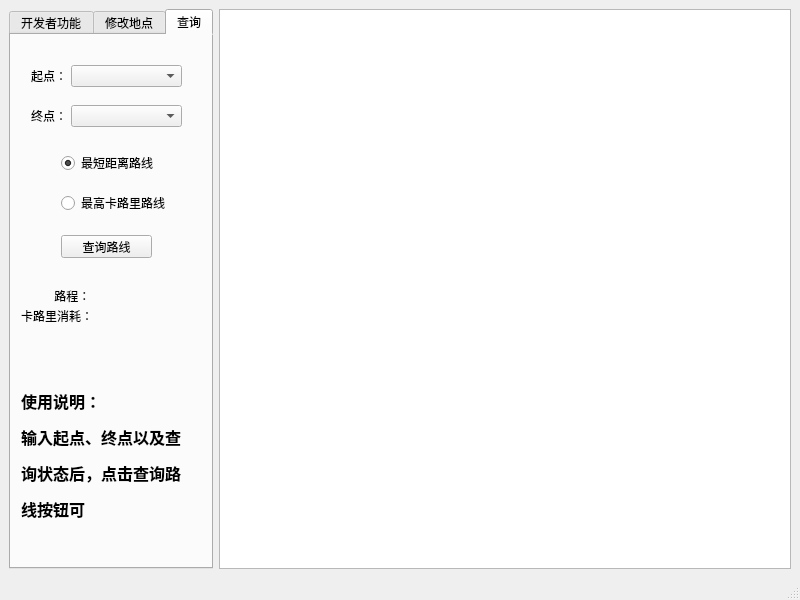
<?xml version="1.0" encoding="UTF-8"?>
<ui version="4.0">
 <class>MainWindow</class>
 <widget class="QMainWindow" name="MainWindow">
  <property name="geometry">
   <rect>
    <x>0</x>
    <y>0</y>
    <width>800</width>
    <height>600</height>
   </rect>
  </property>
  <property name="windowTitle">
   <string>校园导游咨询模拟系统</string>
  </property>
  <widget class="QWidget" name="centralwidget">
   <layout class="QGridLayout" name="gridLayout">
    <item row="0" column="2">
     <widget class="MyQGraphicsView" name="graphicsView"/>
    </item>
    <item row="0" column="0">
     <widget class="QTabWidget" name="menu_Widget">
      <property name="minimumSize">
       <size>
        <width>204</width>
        <height>0</height>
       </size>
      </property>
      <property name="maximumSize">
       <size>
        <width>204</width>
        <height>16777215</height>
       </size>
      </property>
      <property name="currentIndex">
       <number>2</number>
      </property>
      <widget class="QWidget" name="developer">
       <attribute name="title">
        <string>开发者功能</string>
       </attribute>
       <widget class="QPushButton" name="add_edge_btu">
        <property name="geometry">
         <rect>
          <x>50</x>
          <y>150</y>
          <width>75</width>
          <height>23</height>
         </rect>
        </property>
        <property name="text">
         <string>add_edge</string>
        </property>
       </widget>
       <widget class="QPushButton" name="add_pos_btu">
        <property name="geometry">
         <rect>
          <x>50</x>
          <y>190</y>
          <width>75</width>
          <height>23</height>
         </rect>
        </property>
        <property name="text">
         <string>add_pos</string>
        </property>
       </widget>
       <widget class="QPushButton" name="show_poss_btu">
        <property name="geometry">
         <rect>
          <x>50</x>
          <y>230</y>
          <width>75</width>
          <height>23</height>
         </rect>
        </property>
        <property name="text">
         <string>show_poss</string>
        </property>
       </widget>
       <widget class="QPushButton" name="clear_btu">
        <property name="geometry">
         <rect>
          <x>50</x>
          <y>350</y>
          <width>75</width>
          <height>23</height>
         </rect>
        </property>
        <property name="text">
         <string>clear</string>
        </property>
       </widget>
       <widget class="QPushButton" name="show_edges_btu">
        <property name="geometry">
         <rect>
          <x>50</x>
          <y>270</y>
          <width>75</width>
          <height>23</height>
         </rect>
        </property>
        <property name="text">
         <string>show_edges</string>
        </property>
       </widget>
       <widget class="QPushButton" name="show_places_btu">
        <property name="geometry">
         <rect>
          <x>50</x>
          <y>310</y>
          <width>75</width>
          <height>23</height>
         </rect>
        </property>
        <property name="text">
         <string>show_places</string>
        </property>
       </widget>
       <widget class="QLineEdit" name="key_Edit">
        <property name="geometry">
         <rect>
          <x>70</x>
          <y>60</y>
          <width>113</width>
          <height>20</height>
         </rect>
        </property>
        <property name="echoMode">
         <enum>QLineEdit::Password</enum>
        </property>
       </widget>
       <widget class="QPushButton" name="key_btu">
        <property name="geometry">
         <rect>
          <x>50</x>
          <y>90</y>
          <width>75</width>
          <height>23</height>
         </rect>
        </property>
        <property name="text">
         <string>确定</string>
        </property>
       </widget>
       <widget class="QLabel" name="label_6">
        <property name="geometry">
         <rect>
          <x>0</x>
          <y>60</y>
          <width>81</width>
          <height>21</height>
         </rect>
        </property>
        <property name="text">
         <string>请输入密码：</string>
        </property>
       </widget>
       <widget class="QLabel" name="key_label">
        <property name="geometry">
         <rect>
          <x>0</x>
          <y>20</y>
          <width>191</width>
          <height>21</height>
         </rect>
        </property>
        <property name="text">
         <string>&lt;html&gt;&lt;head/&gt;&lt;body&gt;&lt;p align=&quot;center&quot;&gt;&lt;span style=&quot; font-size:11pt; font-weight:600;&quot;&gt;请输入密码以用开发者功能&lt;/span&gt;&lt;/p&gt;&lt;/body&gt;&lt;/html&gt;</string>
        </property>
       </widget>
      </widget>
      <widget class="QWidget" name="add_palce">
       <attribute name="title">
        <string>修改地点</string>
       </attribute>
       <widget class="QPushButton" name="add_place_btu">
        <property name="geometry">
         <rect>
          <x>20</x>
          <y>110</y>
          <width>75</width>
          <height>23</height>
         </rect>
        </property>
        <property name="text">
         <string>添加地点</string>
        </property>
       </widget>
       <widget class="QLabel" name="label_3">
        <property name="geometry">
         <rect>
          <x>10</x>
          <y>60</y>
          <width>54</width>
          <height>21</height>
         </rect>
        </property>
        <property name="text">
         <string>地点名：</string>
        </property>
       </widget>
       <widget class="QLabel" name="label_4">
        <property name="geometry">
         <rect>
          <x>10</x>
          <y>150</y>
          <width>171</width>
          <height>361</height>
         </rect>
        </property>
        <property name="text">
         <string>&lt;html&gt;&lt;head/&gt;&lt;body&gt;&lt;p&gt;&lt;span style=&quot; font-size:11pt; font-weight:600;&quot;&gt;使用说明：&lt;/span&gt;&lt;/p&gt;&lt;p&gt;&lt;span style=&quot; font-size:11pt; font-weight:600;&quot;&gt;添加地点：&lt;/span&gt;&lt;/p&gt;&lt;p&gt;&lt;span style=&quot; font-size:11pt; font-weight:600;&quot;&gt;在右侧点击待添加地点&lt;/span&gt;&lt;/p&gt;&lt;p&gt;&lt;span style=&quot; font-size:11pt; font-weight:600;&quot;&gt;后，并再输入框中输入&lt;/span&gt;&lt;/p&gt;&lt;p&gt;&lt;span style=&quot; font-size:11pt; font-weight:600;&quot;&gt;地点名称即可添加。&lt;/span&gt;&lt;/p&gt;&lt;p&gt;&lt;span style=&quot; font-size:11pt; font-weight:600;&quot;&gt;删除地点：&lt;/span&gt;&lt;/p&gt;&lt;p&gt;&lt;span style=&quot; font-size:11pt; font-weight:600;&quot;&gt;在输入框中输入待删除&lt;/span&gt;&lt;/p&gt;&lt;p&gt;&lt;span style=&quot; font-size:11pt; font-weight:600;&quot;&gt;地点，点击删除地点即&lt;/span&gt;&lt;/p&gt;&lt;p&gt;&lt;span style=&quot; font-size:11pt; font-weight:600;&quot;&gt;可删除。&lt;/span&gt;&lt;/p&gt;&lt;p&gt;&lt;span style=&quot; font-size:11pt; font-weight:600;&quot;&gt;注意：&lt;/span&gt;&lt;/p&gt;&lt;p&gt;&lt;span style=&quot; font-size:11pt; font-weight:600;&quot;&gt;不可以添加相同地点&lt;/span&gt;&lt;/p&gt;&lt;p&gt;&lt;span style=&quot; font-size:11pt; font-weight:600;&quot;&gt;名称！！！&lt;/span&gt;&lt;/p&gt;&lt;/body&gt;&lt;/html&gt;</string>
        </property>
       </widget>
       <widget class="QComboBox" name="name_Box">
        <property name="geometry">
         <rect>
          <x>60</x>
          <y>60</y>
          <width>111</width>
          <height>22</height>
         </rect>
        </property>
       </widget>
       <widget class="QPushButton" name="erase_place_btu">
        <property name="geometry">
         <rect>
          <x>100</x>
          <y>110</y>
          <width>75</width>
          <height>23</height>
         </rect>
        </property>
        <property name="text">
         <string>删除地点</string>
        </property>
       </widget>
      </widget>
      <widget class="QWidget" name="query">
       <attribute name="title">
        <string>查询</string>
       </attribute>
       <widget class="QPushButton" name="query_btu">
        <property name="geometry">
         <rect>
          <x>50</x>
          <y>200</y>
          <width>91</width>
          <height>23</height>
         </rect>
        </property>
        <property name="text">
         <string>查询路线</string>
        </property>
       </widget>
       <widget class="QLabel" name="label">
        <property name="geometry">
         <rect>
          <x>20</x>
          <y>30</y>
          <width>54</width>
          <height>21</height>
         </rect>
        </property>
        <property name="text">
         <string>起点：</string>
        </property>
       </widget>
       <widget class="QLabel" name="label_2">
        <property name="geometry">
         <rect>
          <x>20</x>
          <y>70</y>
          <width>54</width>
          <height>21</height>
         </rect>
        </property>
        <property name="text">
         <string>终点：</string>
        </property>
       </widget>
       <widget class="QRadioButton" name="short_btu">
        <property name="geometry">
         <rect>
          <x>50</x>
          <y>120</y>
          <width>111</width>
          <height>16</height>
         </rect>
        </property>
        <property name="text">
         <string>最短距离路线</string>
        </property>
        <property name="checkable">
         <bool>true</bool>
        </property>
        <property name="checked">
         <bool>true</bool>
        </property>
        <attribute name="buttonGroup">
         <string notr="true">buttonGroup</string>
        </attribute>
       </widget>
       <widget class="QRadioButton" name="far_btu">
        <property name="geometry">
         <rect>
          <x>50</x>
          <y>160</y>
          <width>121</width>
          <height>16</height>
         </rect>
        </property>
        <property name="text">
         <string>最高卡路里路线</string>
        </property>
        <property name="checked">
         <bool>false</bool>
        </property>
        <attribute name="buttonGroup">
         <string notr="true">buttonGroup</string>
        </attribute>
       </widget>
       <widget class="QComboBox" name="snameBox">
        <property name="geometry">
         <rect>
          <x>60</x>
          <y>30</y>
          <width>111</width>
          <height>22</height>
         </rect>
        </property>
        <property name="insertPolicy">
         <enum>QComboBox::InsertAtBottom</enum>
        </property>
       </widget>
       <widget class="QComboBox" name="enameBox">
        <property name="geometry">
         <rect>
          <x>60</x>
          <y>70</y>
          <width>111</width>
          <height>22</height>
         </rect>
        </property>
       </widget>
       <widget class="QLabel" name="label_5">
        <property name="geometry">
         <rect>
          <x>10</x>
          <y>340</y>
          <width>171</width>
          <height>161</height>
         </rect>
        </property>
        <property name="text">
         <string>&lt;html&gt;&lt;head/&gt;&lt;body&gt;&lt;p&gt;&lt;span style=&quot; font-size:12pt; font-weight:600;&quot;&gt;使用说明：&lt;/span&gt;&lt;/p&gt;&lt;p&gt;&lt;span style=&quot; font-size:12pt; font-weight:600;&quot;&gt;输入起点、终点以及查&lt;/span&gt;&lt;/p&gt;&lt;p&gt;&lt;span style=&quot; font-size:12pt; font-weight:600;&quot;&gt;询状态后，点击查询路&lt;/span&gt;&lt;/p&gt;&lt;p&gt;&lt;span style=&quot; font-size:12pt; font-weight:600;&quot;&gt;线按钮可&lt;/span&gt;&lt;/p&gt;&lt;/body&gt;&lt;/html&gt;</string>
        </property>
       </widget>
       <widget class="QLabel" name="label_7">
        <property name="geometry">
         <rect>
          <x>40</x>
          <y>250</y>
          <width>61</width>
          <height>21</height>
         </rect>
        </property>
        <property name="text">
         <string> 路程：</string>
        </property>
       </widget>
       <widget class="QLabel" name="label_8">
        <property name="geometry">
         <rect>
          <x>10</x>
          <y>270</y>
          <width>71</width>
          <height>21</height>
         </rect>
        </property>
        <property name="text">
         <string>卡路里消耗：</string>
        </property>
       </widget>
       <widget class="QLabel" name="len_label">
        <property name="geometry">
         <rect>
          <x>80</x>
          <y>250</y>
          <width>54</width>
          <height>21</height>
         </rect>
        </property>
        <property name="text">
         <string/>
        </property>
       </widget>
       <widget class="QLabel" name="k_label">
        <property name="geometry">
         <rect>
          <x>80</x>
          <y>270</y>
          <width>54</width>
          <height>21</height>
         </rect>
        </property>
        <property name="text">
         <string/>
        </property>
       </widget>
      </widget>
     </widget>
    </item>
   </layout>
  </widget>
  <widget class="QMenuBar" name="menubar">
   <property name="geometry">
    <rect>
     <x>0</x>
     <y>0</y>
     <width>800</width>
     <height>23</height>
    </rect>
   </property>
  </widget>
  <widget class="QStatusBar" name="statusbar"/>
 </widget>
 <customwidgets>
  <customwidget>
   <class>MyQGraphicsView</class>
   <extends>QGraphicsView</extends>
   <header>myqgraphicsview.h</header>
  </customwidget>
 </customwidgets>
 <resources/>
 <connections/>
 <buttongroups>
  <buttongroup name="buttonGroup"/>
 </buttongroups>
</ui>
